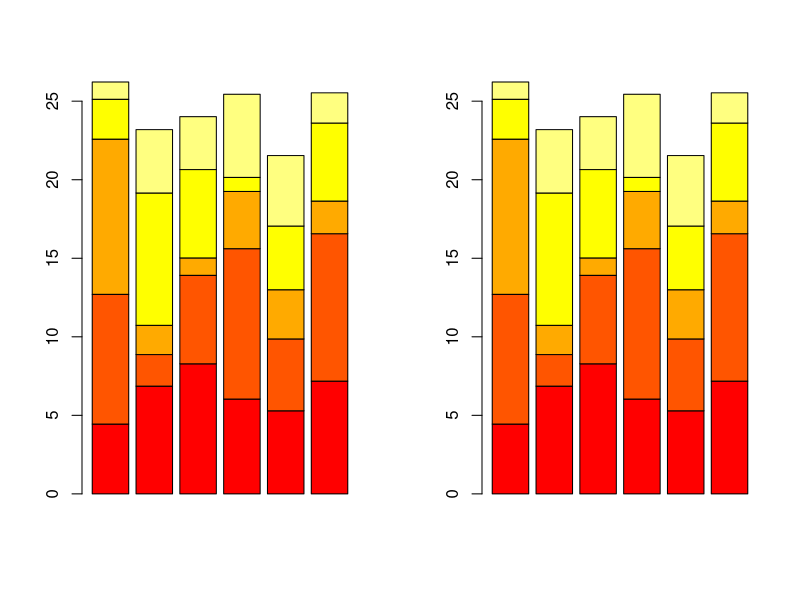

Recreate this plot in R.

#generate list with random values
vec <- runif(30, min = 0, max = 10)
mat <- matrix(vec, nrow = 5)

#split layout
par(mfrow = c(1, 2))

barplot(mat, col = heat.colors(5))
barplot(mat, col = heat.colors(5))

